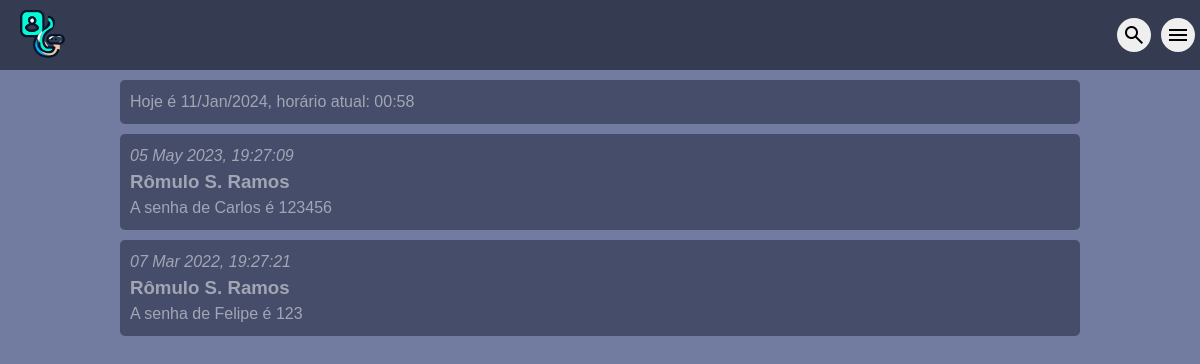
Page /minhas_postagens.php (signed in) on the committed database.
### tables this page shows
CREATE TABLE `postagem` (
  `id_postagem` int(11) NOT NULL,
  `id_usuario` int(11) NOT NULL,
  `texto_postagem` varchar(140) NOT NULL,
  `data_inclusao` datetime DEFAULT current_timestamp()
);

### minhas_postagens.php (the view, shortened to what this page needs)
<!DOCTYPE html!>
<html lang="pt-br">
<head>
	<link rel="stylesheet" href="https://stackpath.bootstrapcdn.com/bootstrap/4.1.3/css/bootstrap.min.css">
	<link rel="stylesheet" type="text/css" href="css/estilo.css">
</head>
<body>
	<?php include "includes/menu-login.php" ?>
	<div id="div-area-principal">
		<div id="postagem" class="clear tamanho-450">
			<?php print"Hoje é ".date("d/M/Y").", horário atual: ".date("H:i");?>
		</div>
		<?php
		$id_usuario = $_SESSION['codigo'];
		$conexao = conecta_mysql();
		$sql = "SELECT texto_postagem, date_format(data_inclusao, '%d %b %Y, %T') as data_inclusao_formatada
		FROM postagem where id_usuario=$id_usuario
		order by data_inclusao desc";
		$resultado = mysqli_query($conexao,$sql);
		if($resultado){
			$mensagens = array();
			while($linha = mysqli_fetch_array($resultado,MYSQLI_ASSOC) ){
				$mensagens[] = $linha;
			}
			foreach ($mensagens as $mensagem) {
				print "<div id='postagem' class='clear'>";
				print "<span class='italico'>".$mensagem["data_inclusao_formatada"]."</span>";
				print "<br><span class='negrito-maior'>".$_SESSION['usuario']."</span>";
				print "<br/>".$mensagem["texto_postagem"];
				print"</div>";
			}
		}
		else{
			print "<script language='javascript'>alert('Erro na consulta')</script>";
		}
		?>
	</div>
</body>
</html>

### css/estilo.css (style rules this page uses)
* { margin: 0; padding: 0; }
body { font-size: 16px; font-family: "Trebuchet MS", Helvetica, sans-serif; background: #727ca0; color:#f4f4f488; }
#postagem { background: #454d6b; padding: 10px; margin-bottom: 10px; margin-top: 10px; border-radius: 5px; width: 100%; }
#div-area-principal { width: 100%; margin: 10px 10px 10px 0; }
#postagem { width: 80%; margin: 10px auto; }
.clear { clear: both; }
.negrito-maior { font-weight: bold; font-size: 14pt; }
.italico { font-style: italic; }

### rows in the picture
postagem: data_inclusao_formatada "05 May 2023, 19:27:09", texto_postagem "A senha de Carlos é 123456"
postagem: data_inclusao_formatada "07 Mar 2022, 19:27:21", texto_postagem "A senha de Felipe é 123"
